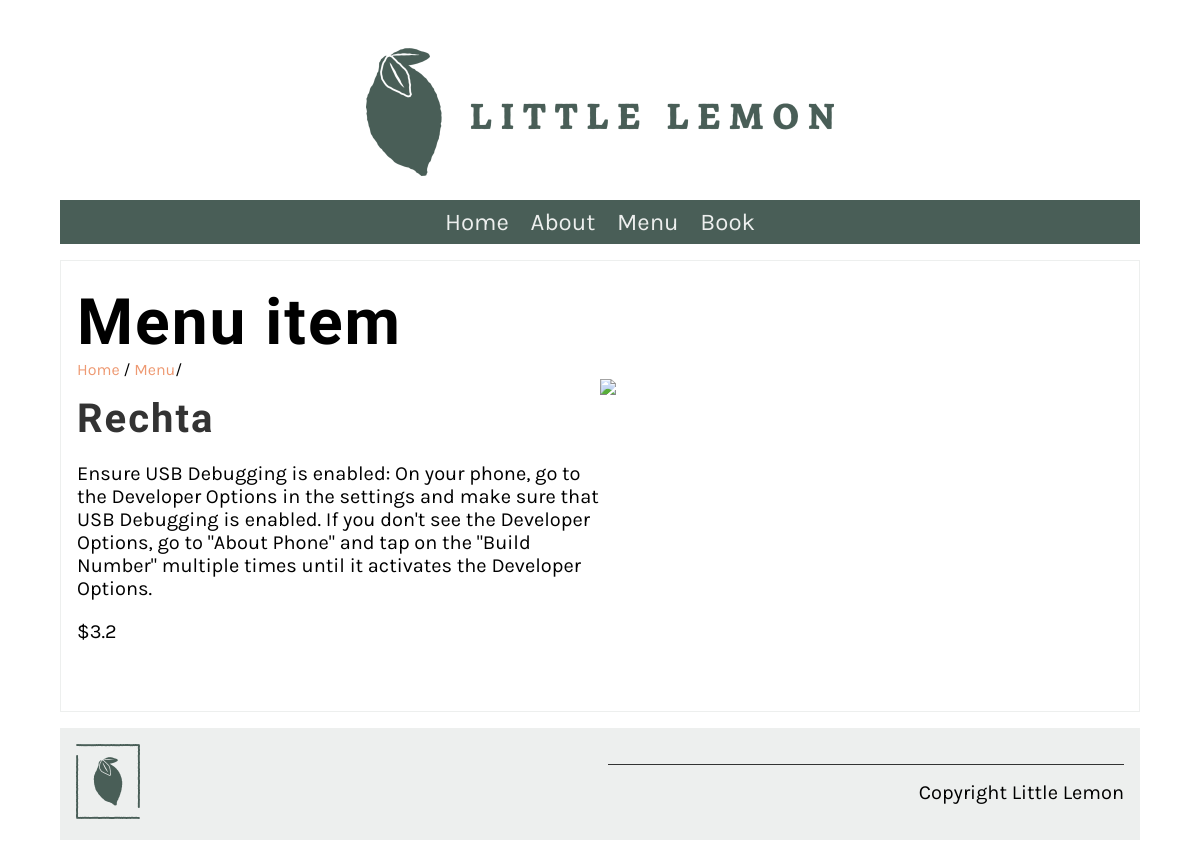
Screenshot of /item/1/ with the database file from the repository.
### restaurant/models.py (models this page shows)
class Menu (models.Model):
   name = models.CharField(max_length=50)
   price = models.FloatField()
   item_description = models.TextField(max_length=1000,default='')
   def __str__(self) -> str:
      return self.name

### restaurant/views.py (the view)
# urls.py: path('item/<int:pk>/',views.item_description,name='item_description')
def item_description(request,pk=None):
    if(pk != None):
        item = Menu.objects.get(pk = pk )
    else:
        item = ''
    return render(request,'item.html',{'item':item})

### restaurant/templates/item.html
{% extends 'base.html' %}
{% load static %}
{% block content %}
<section>
    <article>
        <h1>Menu item</h1>
        <span>
            <a href="{% url 'home' %}">Home</a> /
            <a href="{% url 'menu' %}">Menu</a>/
        </span>
        <div class="row">
            <div class="column">
                <h2>
                    {{item}}
                </h2>
                <p>
                    {{item.item_description}}
                </p>
                <p>
                    ${{item.price}}
                </p>
            </div>
            <div class="column">
                <img src="{% static 'img/menu_items/' %}{{ item.pk }}.jpg">
            </div>
        </div>
    </article>
</section>
{% endblock %}

### restaurant/static/css/style.css (style rules this page uses)
body { font-family: 'Karla', sans-serif; margin-top: 3rem; margin-bottom: 3rem; margin-left: 5%; margin-right: 5%; }
h1, h2, h3, h4, h5, h6 { font-family: 'Markazi Text', serif; letter-spacing: 2px;; }
h1 { font-size: 4rem; margin-top: 1.5rem; margin-bottom: 0; }
h2 { font-size: 2.5rem; color: #333333; margin:1rem 0; }
p, ul { font-size: 1.25rem;; }
a { color: #EE9972; text-decoration: none; }
section { display: flex; gap: 2rem 1rem; margin-top: 1rem; margin-bottom: 1rem; flex-direction: row; }
article { flex:1; }
article img { max-width: 100%; }
main article { border: 1px solid #EDEFEE; padding-left: 1rem; padding-right: 1rem; }
.row { display: flex; flex-direction: row; width: 100%; padding-bottom: 1rem; }
.column { flex-basis: 50%; margin-bottom: 1rem; padding-bottom: 1rem; }

### rows the page displays
Menu: name "Rechta", item_description "Ensure USB Debugging is enabled: On your phone, go to the Developer Options in the settings and make sure that USB Debugging is enabled. If you don't see the Developer Options, go to \"About Phone\" and tap on the \"Build Number\" multiple times until it activates the Developer Options.", price "3.2"
